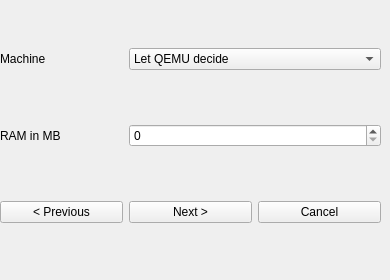
     <widget class="QWidget" name="page_20">
      <widget class="QWidget" name="gridLayoutWidget_19">
       <property name="geometry">
        <rect>
         <x>0</x>
         <y>0</y>
         <width>381</width>
         <height>271</height>
        </rect>
       </property>
       <layout class="QGridLayout" name="gridLayout_19">
        <item row="3" column="1">
         <widget class="QPushButton" name="pushButton_57">
          <property name="text">
           <string>Next &gt;</string>
          </property>
         </widget>
        </item>
        <item row="2" column="0">
         <widget class="QLabel" name="label_52">
          <property name="text">
           <string>RAM in MB</string>
          </property>
         </widget>
        </item>
        <item row="0" column="0">
         <widget class="QLabel" name="label_53">
          <property name="text">
           <string>Machine</string>
          </property>
         </widget>
        </item>
        <item row="3" column="0">
         <widget class="QPushButton" name="pushButton_58">
          <property name="text">
           <string>&lt; Previous</string>
          </property>
         </widget>
        </item>
        <item row="3" column="2">
         <widget class="QPushButton" name="pushButton_59">
          <property name="text">
           <string>Cancel</string>
          </property>
         </widget>
        </item>
        <item row="0" column="1" colspan="2">
         <widget class="QComboBox" name="comboBox_31">
          <item>
           <property name="text">
            <string>Let QEMU decide</string>
           </property>
          </item>
          <item>
           <property name="text">
            <string>SPARCClassic</string>
           </property>
          </item>
          <item>
           <property name="text">
            <string>SPARCbook</string>
           </property>
          </item>
          <item>
           <property name="text">
            <string>SS-10</string>
           </property>
          </item>
          <item>
           <property name="text">
            <string>SS-20</string>
           </property>
          </item>
          <item>
           <property name="text">
            <string>SS-4</string>
           </property>
          </item>
          <item>
           <property name="text">
            <string>SS-5</string>
           </property>
          </item>
          <item>
           <property name="text">
            <string>SS-600MP</string>
           </property>
          </item>
          <item>
           <property name="text">
            <string>Voyager</string>
           </property>
          </item>
          <item>
           <property name="text">
            <string>leon3_generic</string>
           </property>
          </item>
          <item>
           <property name="text">
            <string>none</string>
           </property>
          </item>
         </widget>
        </item>
        <item row="2" column="1" colspan="2">
         <widget class="QSpinBox" name="spinBox_13">
          <property name="maximum">
           <number>32768</number>
          </property>
         </widget>
        </item>
       </layout>
      </widget>
     </widget>
